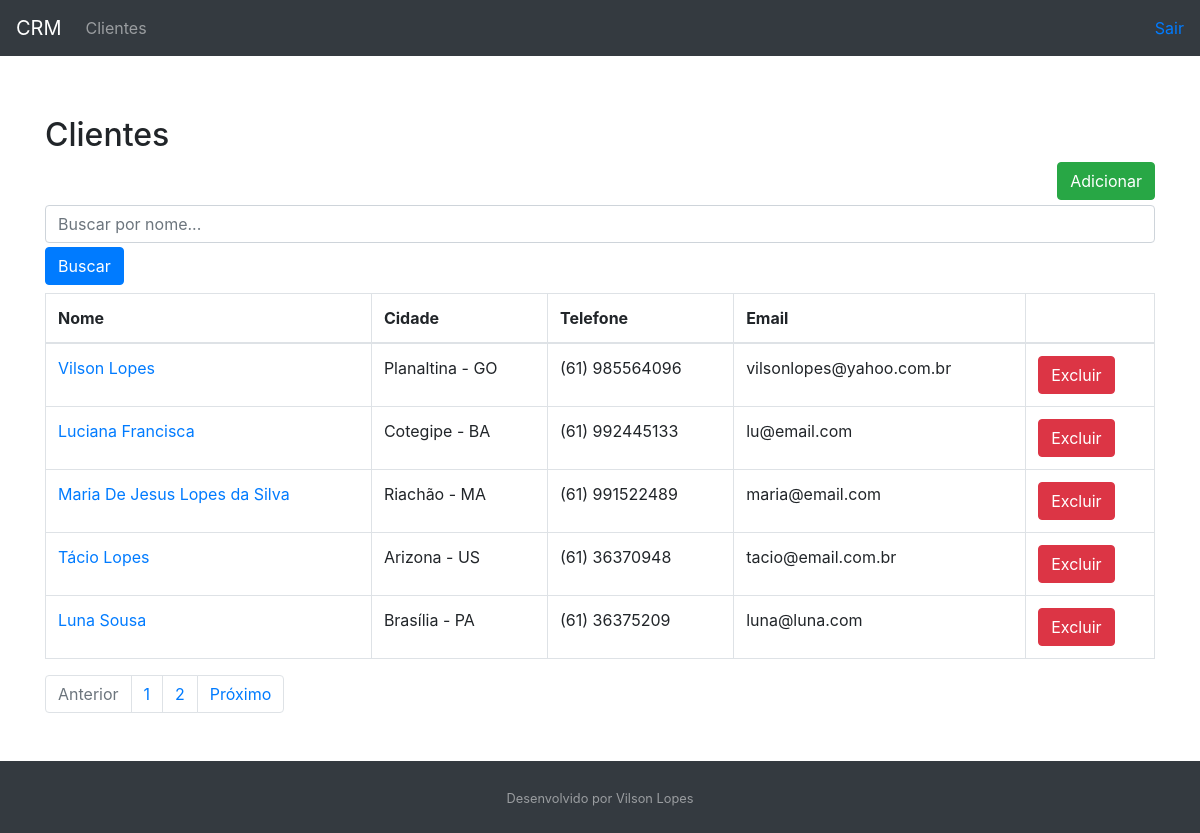
The page /customer/list/ on the database as committed earlier.
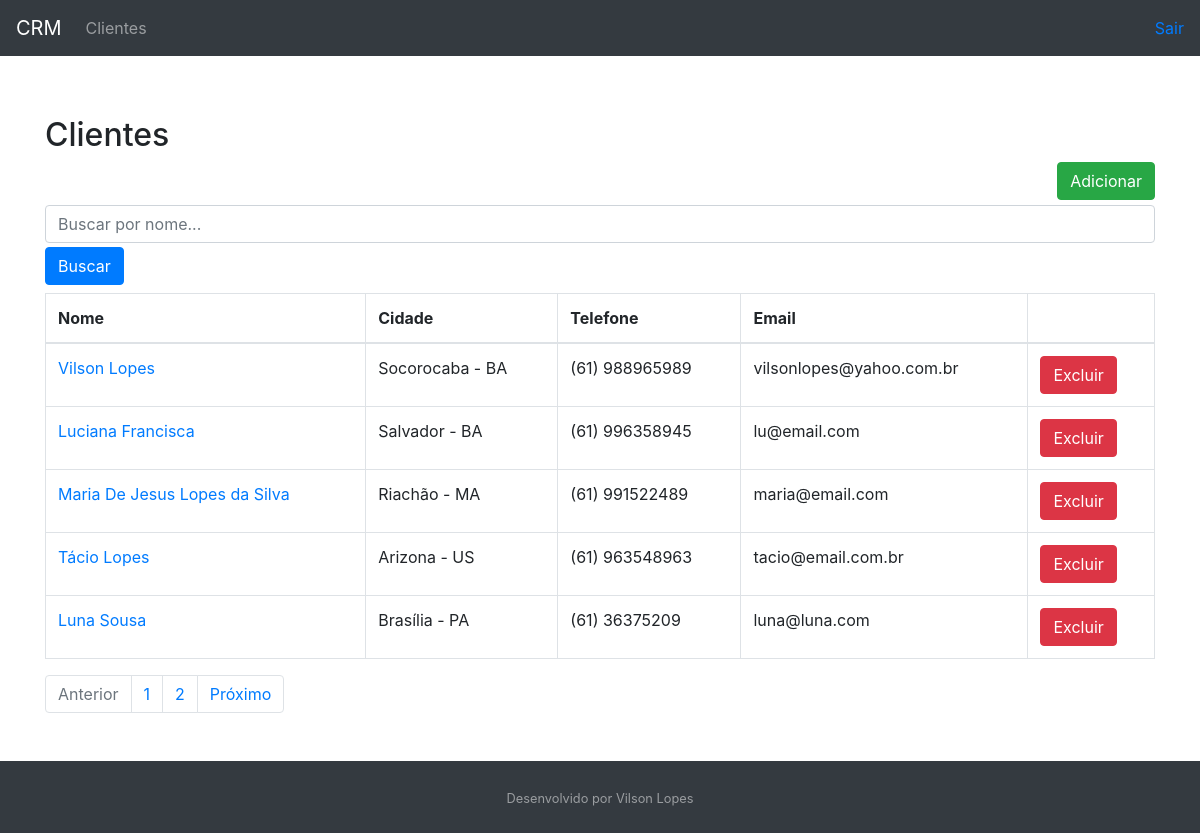
The same page on the database as committed later.
### customer/models.py (models this page shows, shortened)
class Customer(models.Model):
    first_name = models.CharField(max_length=30)
    last_name = models.CharField(max_length=50)
    email = models.EmailField()
    birth_date = models.DateField()
    area_code = models.CharField(max_length=3)
    phone_number = models.CharField(max_length=9)
    country = models.CharField(max_length=30)
    state = models.CharField(max_length=30)
    city = models.CharField(max_length=30)
    created_date = models.DateTimeField(auto_now_add=True)
    updated_date = models.DateTimeField(auto_now=True)
    active = models.BooleanField(default=True)
    def get_full_phone_number(self):
        return f'({self.area_code}) {self.phone_number}'
    def get_full_name(self):
        return f'{self.first_name} {self.last_name}'
    def get_full_city(self):
        return f'{self.city} - {self.state}'
    def get_absolute_url(self):
        return reverse('customer:customer-update', kwargs={"id": self.id})
    def get_delete_url(self):
        return reverse('customer:customer-delete', kwargs={"id": self.id})
    class Meta:
        db_table = "customer"

### customer/views.py (the view)
# urls.py: path("list/", CustomerListView.as_view(), name="customer-list"),
class CustomerListView(ListView):
    template_name = "customer/customer_list.html"
    paginate_by = 5
    model = Customer
    def get_queryset(self):
        name = self.request.GET.get("name")
        if name:
            object_list = self.model.objects.filter(
                Q(first_name__icontains=name) | Q(last_name__icontains=name)
            )
        else:
            object_list = self.model.objects.all()
        return object_list

### customer/templates/customer/customer_list.html
{% extends 'model-page.html' %}
{% block content %}
<h2>Clientes</h2>
<a href="{% url 'customer:customer-create' %}">
    <button type="button" class="btn btn-success" style="float: right; margin-bottom: 5px;">Adicionar</button></a>
<form>
    <div class="form-group mb-1">
        <input class="form-control" type="text" name="name" placeholder="Buscar por nome...">
    </div>
    <button type="submit" class="btn btn-primary">Buscar</button>
</form>
<table class="table table-bordered mt-2">
    <thead>
        <tr>
            <th scope="col">Nome</th>
            <th scope="col">Cidade</th>
            <th scope="col">Telefone</th>
            <th scope="col">Email</th>
            <th scope="col"></th>
        </tr>
    </thead>
    <tbody>
        {% for customer in customer_list %}
        <tr>
            <td><a href="{{ customer.get_absolute_url }}">{{ customer.get_full_name }}</a></td>
            <td>{{ customer.get_full_city }}</td>
            <td>{{ customer.get_full_phone_number }}</td>
            <td>{{ customer.email }}</td>
            <form method="post" action="{{ customer.get_delete_url }}">{% csrf_token %}
                <td><button type="submit" class="btn btn-danger">Excluir</button></td>
            </form>
        </tr>
        {% endfor %}
    </tbody>
</table>
<ul class="pagination">
    {% if page_obj.has_previous %}
    <li class="page-item"><a class="page-link" href="?page={{ page_obj.previous_page_number }}">Anterior</a></li>
    {% else %}
    <li class="page-item disabled"><a class="page-link" href="#">Anterior</a></li>
    {% endif %}
    {% for object in page_obj.paginator.page_range %}
    <li class="page-item"><a class="page-link" href="?page={{ forloop.counter }}">{{ forloop.counter }}</a></li>
    {% endfor %}
    {% if page_obj.has_next %}
    <li class="page-item"><a class="page-link" href="?page={{ page_obj.next_page_number }}">Próximo</a></li>
    {% else %}
    <li class="page-item disabled"><a class="page-link" href="#">Próximo</a></li>
    {% endif %}
</ul>
{% endblock content %}

### core/templates/model-page.html (shortened to what this page needs)
<!DOCTYPE html>
<html lang="pt-br">
<head>
    <link rel="stylesheet" href="https://stackpath.bootstrapcdn.com/bootstrap/4.4.1/css/bootstrap.min.css"
>
</head>
<body class="d-flex flex-column">
    <header>
        {% include "model-header.html" %}
    </header>
    <main class="content" style="margin-top: 5%">
        <div class="container">
            {% block content %} {% endblock %}
        </div>
    </main>
    <footer class="py-4 bg-dark text-white-50">
        {% include "model-footer.html" %}
    </footer>
</body>

### core/templates/model-header.html
<nav class="navbar navbar-expand-sm bg-dark navbar-dark">
    <a class="navbar-brand" href="{% url 'index' %}">CRM</a>
    <ul class="navbar-nav mr-auto">
        <li class="nav-item">
            <a class="nav-link" href="{% url 'customer:customer-list' %}">Clientes</a>
        </li>
    </ul>
    <a class="" href="{% url 'logout' %}">Sair</a>
</nav>

### core/templates/model-footer.html
<div class="container text-center">
    <small> Desenvolvido por Vilson Lopes</small>
</div>

### core/templates/model-page.html (style rules this page uses)
html, body { height: 100%; }
main { flex: 1 0 auto; }
footer { flex-shrink: none; margin-top: 2em; }

Rows that differ between the two databases and show on the page:
changed Customer "Vilson Lopes": get_full_city "Planaltina - GO" → "Socorocaba - BA"; get_full_phone_number "(61) 985564096" → "(61) 988965989"
changed Customer "Luciana Francisca": get_full_city "Cotegipe - BA" → "Salvador - BA"; get_full_phone_number "(61) 992445133" → "(61) 996358945"
changed Customer "Tácio Lopes": get_full_phone_number "(61) 36370948" → "(61) 963548963"
